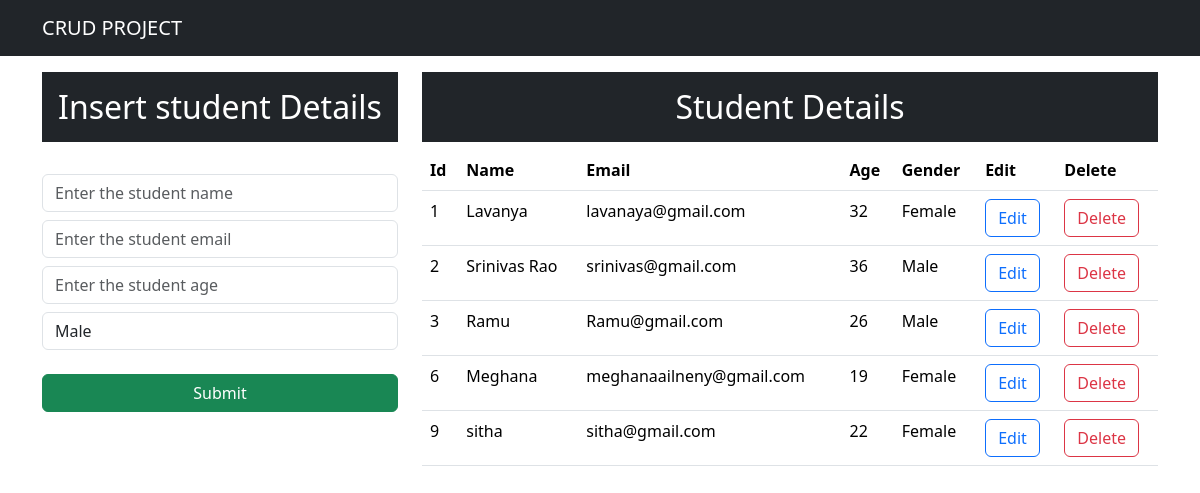
The page / on the database its author committed.
### app/models.py (models this page shows)
class Student(models.Model):
     name=models.CharField(max_length=25,blank=False)
     email=models.EmailField()
     age=models.IntegerField()
     gender=models.CharField(max_length=25,blank=False)

### app/views.py (the view)
# urls.py: path('',views.index,name="index"),
def index(request):
    data=Student.objects.all()
    context={"data":data}
    return render(request,"index.html",context)

### templates/index.html (shortened to what this page needs)
<!DOCTYPE html>
<html lang="en">
<head>
    <link href="https://cdn.jsdelivr.net/npm/bootstrap@5.3.3/dist/css/bootstrap.min.css" rel="stylesheet">
</head>
<body>
    <nav class="navbar navbar-expand-lg navbar-dark bg-dark">
        <div class="container">
        <a class="navbar-brand" href="#">CRUD PROJECT</a>
        </div>
        </nav>
        <div class="container mt-3">
            <div class="row">
                <div class="col-md-4">
                    <h2 class="text-white bg-dark text-center p-3">Insert student Details</h2>
                    <br>
                    <form action="/insert" method="post" > {% csrf_token %}
                        <div class="form-group">
                            <input type="text" class="form-control" placeholder="Enter the student name" name="name">
                        </div>
                        <div class="form-group">
                            <input type="email" class="form-control mt-2" placeholder="Enter the student email" name="email">
                        </div>
                        <div class="form-group">
                            <input type="number" class="form-control mt-2" placeholder="Enter the student age" name="age">
                        </div>
                        <div>
                            <div class="form-group">
                              <select name="gender" class="form-control mt-2" id="gender">
                                <option value="Male">Male</option>
                              </select>
                            </div>
                        </div>
                        <br>
                        <div class="d-grid gap-2">
                            <button class="btn btn-success" type="submit">Submit</button>
                        </div>
                    </form>
                </div>
                <div class="col-md-8">
                    <h2 class="text-center text-white bg-dark p-3">Student Details</h2>
                    <table class="table">
                        <thead>
                            <tr>
                                <th>Id</th>
                                <th>Name</th>
                                <th>Email</th>
                                <th>Age</th>
                                <th>Gender</th>
                                <th>Edit</th>
                                <th>Delete</th>
                            </tr>
                        </thead>
                        <tbody>
                            {% for d in data %}
                            <tr>
                                <td>{{d.id}}</td>
                                <td>{{d.name}}</td>
                                <td>{{d.email}}</td>
                                <td>{{d.age}}</td>
                                <td>{{d.gender}}</td>
                                <td><a button href="/update/{{d.id}}" class="btn btn-outline-primary">Edit</a></button></td>
                                <td><a button href="/delete/{{d.id}}" class="btn btn-outline-danger">Delete</a></button></td>
                            </tr>
                            {% endfor %}
                        </tbody>
                    </table>
                </div>
            </div>
        </div>
</body>
</html>

### rows shown on the page
Student: id "1", name "Lavanya", email "lavanaya@gmail.com", age "32", gender "Female"
Student: id "2", name "Srinivas Rao", email "srinivas@gmail.com", age "36", gender "Male"
Student: id "3", name "Ramu", email "Ramu@gmail.com", age "26", gender "Male"
Student: id "6", name "Meghana", email "meghanaailneny@gmail.com", age "19", gender "Female"
Student: id "9", name "sitha", email "sitha@gmail.com", age "22", gender "Female"
